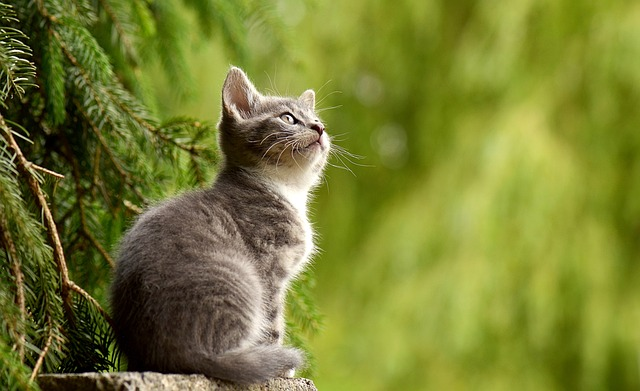
#> input picture Inflearn_Basic_OpenCV/img.jpg, 640 x 391 px
$ jupyter execute '05. 파일 저장.ipynb'
#> lines starting #> are read from the running program, lines starting #| are printed output that depends on the picture
# 5. 파일 저장

## 이미지 저장

[cell 1]
import cv2

img = cv2.imread("img.jpg", cv2.IMREAD_GRAYSCALE) # 흑백으로 이미지 불러오기
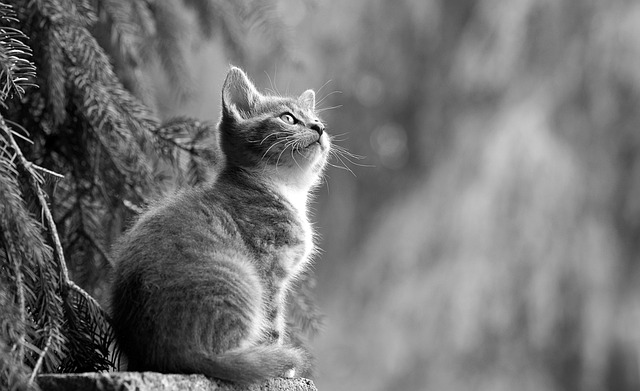
#> img: shape (391, 640); min 0, max 255, mean 115.1

cv2.imshow('img', img)
cv2.waitKey(0)
cv2.destroyAllWindows()

result = cv2.imwrite('img_save.jpg', img) # jpg로 저장, png처럼 위에 조금 생략 가능
print(result)
#| True

## 저장 포맷 (jpg, png)

[cell 2]
import cv2

img = cv2.imread("img.jpg", cv2.IMREAD_GRAYSCALE) # 흑백으로 이미지 불러오기
cv2.imwrite('img_save.png', img) # png로 저장, jpg와 동일
#> Out = True

## 동영상 저장

[cell 3]
import cv2
cap = cv2.VideoCapture('video.mp4')

# 코덱 정의
fourcc = cv2.VideoWriter_fourcc(*'DIVX') # fourcc('D', 'I', 'V', 'X')와 동일

# 프레임 크기, FPS
width = round(cap.get(cv2.CAP_PROP_FRAME_WIDTH))
height = round(cap.get(cv2.CAP_PROP_FRAME_HEIGHT))
fps = cap.get(cv2.CAP_PROP_FPS) * 2 # 영상 재생 속도가 2배

out = cv2.VideoWriter('output_fast.avi', fourcc, fps, (width, height))
# 저장 파일명, 코덱, FPS, 크기(width, height)

while cap.isOpened():
    ret, frame = cap.read()
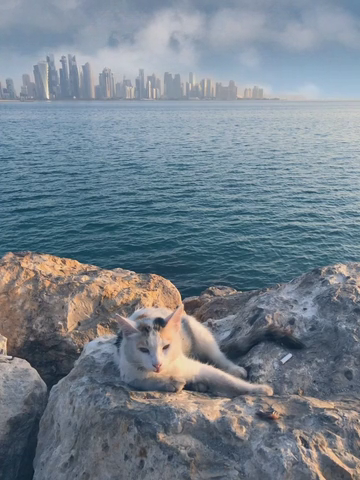
#> input picture frame 84 of Inflearn_Basic_OpenCV/video.mp4, 360 x 480 px
#> frame is the input picture: shape (480, 360, 3); mean B, G, R 140.8, 130.1, 118.1
    if not ret:
        break

    out.write(frame) # 영상 데이터만 저장 (소리 X)
    cv2.imshow('video', frame)
    if cv2.waitKey(1) == ord('q'):
#> (key q is pressed here)
        break

out.release() # 자원 해제
cap.release()
cv2.destroyAllWindows()
